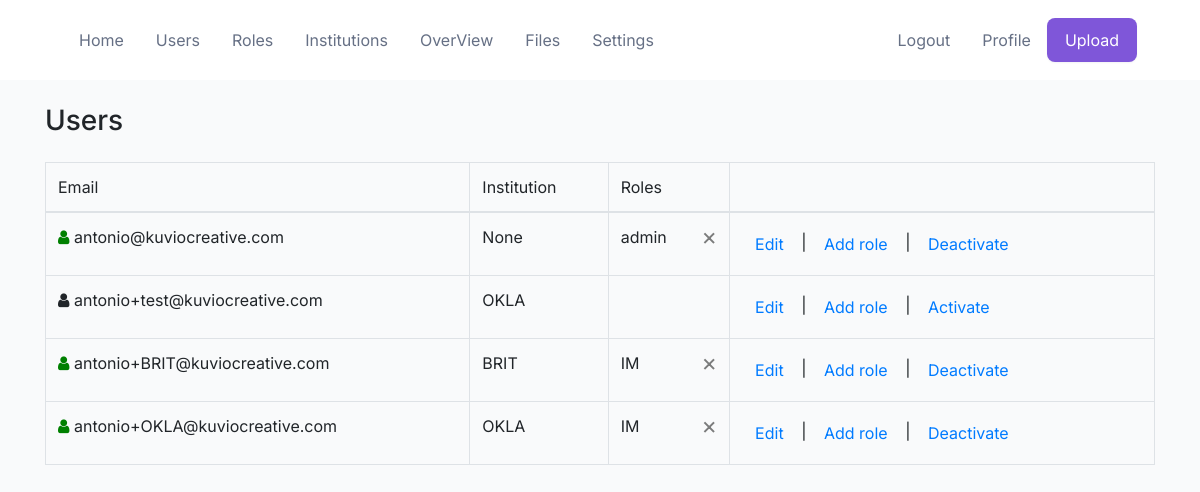
Screenshot of /users (signed in) with the database file from the repository.
### webapp/models.py (models this page shows)
class User(db.Model, UserMixin):
    id = db.Column(db.Integer, primary_key=True)
    email = db.Column(db.String(150), unique=True)
    password = db.Column(db.String(150))
    first_name = db.Column(db.String(150))
    last_name = db.Column(db.String(150))
    active = db.Column(db.Boolean)
    confirmed_at = db.Column(db.DateTime)
    institution_code = db.Column(db.String(10))
    institution_id = db.Column(db.Integer, db.ForeignKey('institution.id'))
    fs_uniquifier = db.Column(db.String(255), unique=True, nullable=False)
    roles = db.relationship('Role',secondary=roles_users, backref=db.backref('users', lazy='dynamic'))

class Role(db.Model, RoleMixin):
    id = db.Column(db.Integer, primary_key=True)
    name = db.Column(db.String(80), unique=True)
    description = db.Column(db.String(255))

### webapp/views.py (the view)
@views.route('/users', methods=['GET'])
@roles_accepted('admin')
def users():
    users = User.query.options(orm.joinedload('roles'))
    roles = Role.query.all()
    return render_template("users/users.html", user=current_user, users=users, roles=roles)

### webapp/templates/users/users.html (shortened to what this page needs)
{% extends "base.html" %}
{% block content %}
    <h3 align="left" class="my-4">Users</h3>
    <table class="table table-bordered">
        <thead>
            <tr>
                <td>Email</td>
                <td>Institution</td>
                <td>Roles</td>
                <td></td>
            </tr>
        </thead>
        <tbody>
            {% for user in users %}
                <tr>
                    <td>
                      {% if user.active %}
                        <i class="fa fa-user" style="color:green"></i>
                      {% else %}
                      <i class="fa fa-user"></i>
                      {% endif %}
                      {{ user.email }}
                    </td>
                    <td>{{user.institution_code}}</td>
                    <td>
                        {% for role in user.roles %}
                            <p>
                            {{role.name}}  <button type="button" class="close" onClick="deleteRoleFromUser({{ user.id }}, '{{ role.name }}')">
                                <span aria-hidden="true">&times;</span>
                              </button>
                            </p>
                        {%endfor%}
                    </td>
                    <td>
                        <a class="btn btn-link" href="/users/edit/{{user.id}}">Edit</a>
                        |
                        <button type="button" class="btn btn-link" onClick="openRoleModal({{ user.id }})">
                            Add role
                        </button>
                        |
                        <button type="button" class="btn btn-link" onClick="changeUserActive({{ user.id }}, '{{user.active}}')">
                          {% if user.active %}
                            Deactivate
                          {% else %}
                            Activate
                          {% endif %}
                      </button>
                    </td>
                </tr>
            {% endfor %}
        </tbody>
    </table>
{% endblock %}

### webapp/static/styles/base.css (style rules this page uses)
:root { --primary-700: #6941C6; --primary-600: #7F56D9; --grey-900: #101828; --grey-700: #344054; --grey-600: #475467; --grey-500: #667085; --grey-400: #98A2B3; --grey-300: #D0D5DD; --grey-200: #EAECF0; --grey-100: #F2F4F7; --grey-50: #F9FAFB; --error-700: #B42318; --white: #FFFFFF; --off-white: #F9FAFB; --overlay-bg: rgba(71, 84, 103, 0.25); --font-weight-400: 400; --font-weight-500: 500; --shadow-box-xs: 0px 1px 2px rgba(16, 24, 40, 0.05); --shadow-box-md: 0px 4px 8px -2px rgba(16, 24, 40, 0.1), 0px 2px 4px -2px rgba(16, 24, 40, 0.06); }
* { font-family: 'Inter', sans-serif; font-weight: var(--font-weight-400); }
p, label, h6 { margin: 0; }
body { background-color: var(--off-white); position: relative; }
button, input[type="submit"], input[type="reset"] { background: none; color: inherit; border: none; padding: 0; font: inherit; cursor: pointer; outline: inherit; }

### rows the page displays
User: active True (drawn), email "antonio@kuviocreative.com", institution_code "None"
Role: name "admin"
User: active False (drawn), email "antonio+test@kuviocreative.com", institution_code "OKLA"
User: active True (drawn), email "antonio+BRIT@kuviocreative.com", institution_code "BRIT"
Role: name "IM"
User: active True (drawn), email "antonio+OKLA@kuviocreative.com", institution_code "OKLA"
